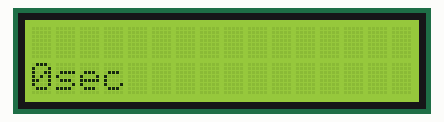
A sketch run on a simulated Arduino Uno, built with avr-gcc and run on an emulated ATmega328P. On the bench: 16×2 character LCD.

Above: at 0.1 s.
At 4.1 s:
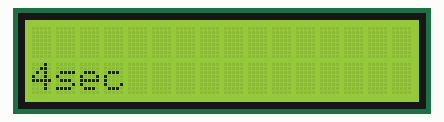
At 9.1 s:
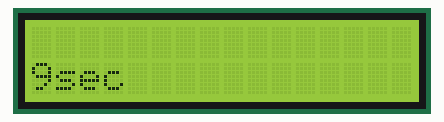
At 19.1 s:
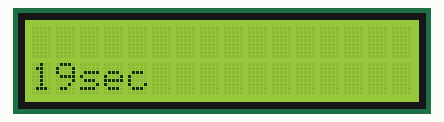
At 29.1 s:
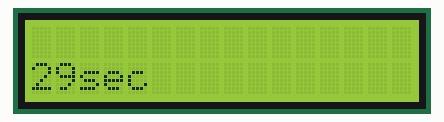
At 39.1 s:
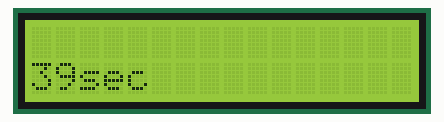

The sketch:

ex_5_3_start.ino
```cpp
/*
 예제 5.3
 디지털 신호 입력 시간 측정하기
 */
#include <LiquidCrystal.h>

LiquidCrystal lcd(12,11,5,4,3,2);
// 2번핀을 스위치 입력으로 설정
const int inputPin = 2;

// 현재의 시간을 저장하기 위한 변수
long startTime = 0;
// 실제 스위치가 눌린 후 지연되는 시간
long swCountTimer = 0;

void setup() {
  // 스위치 입력을 위하여 2번핀을 입력으로 설정하고 풀업시킨다
  pinMode(inputPin, INPUT_PULLUP);
  // 시리얼 통신을 설정한다
  Serial.begin(9600);
  lcd.begin(16,2);
}

void loop(){
  lcd.setCursor(0,1);
  lcd.print(millis() / 1000);
  lcd.print("sec");
  // 스위치 입력이 발생하였을 경우 실행
  if(digitalRead(inputPin) == LOW){
    // 현재의 시간을 startTime 변수에 넣는다.
    startTime = millis();
    // 스위치가 입력되는 동안 지연시킨다.
    while(digitalRead(inputPin) == LOW);
    // swCountTimer 변수에 스위치가 눌려진 시간을 넣는다.
    // 여기까지 측정된 시간에서 앞서 저장한 시간이 스위치가 눌려진 시간이 된다
    swCountTimer = millis() - startTime;
    // 시리얼 통신으로 값을 출력한다.
    Serial.print(swCountTimer);
    Serial.println(" ms");
  };
}
```

Measured:
- what the display in image 1 shows lasts 1.0 s, from 4.0 s to 5.0 s
